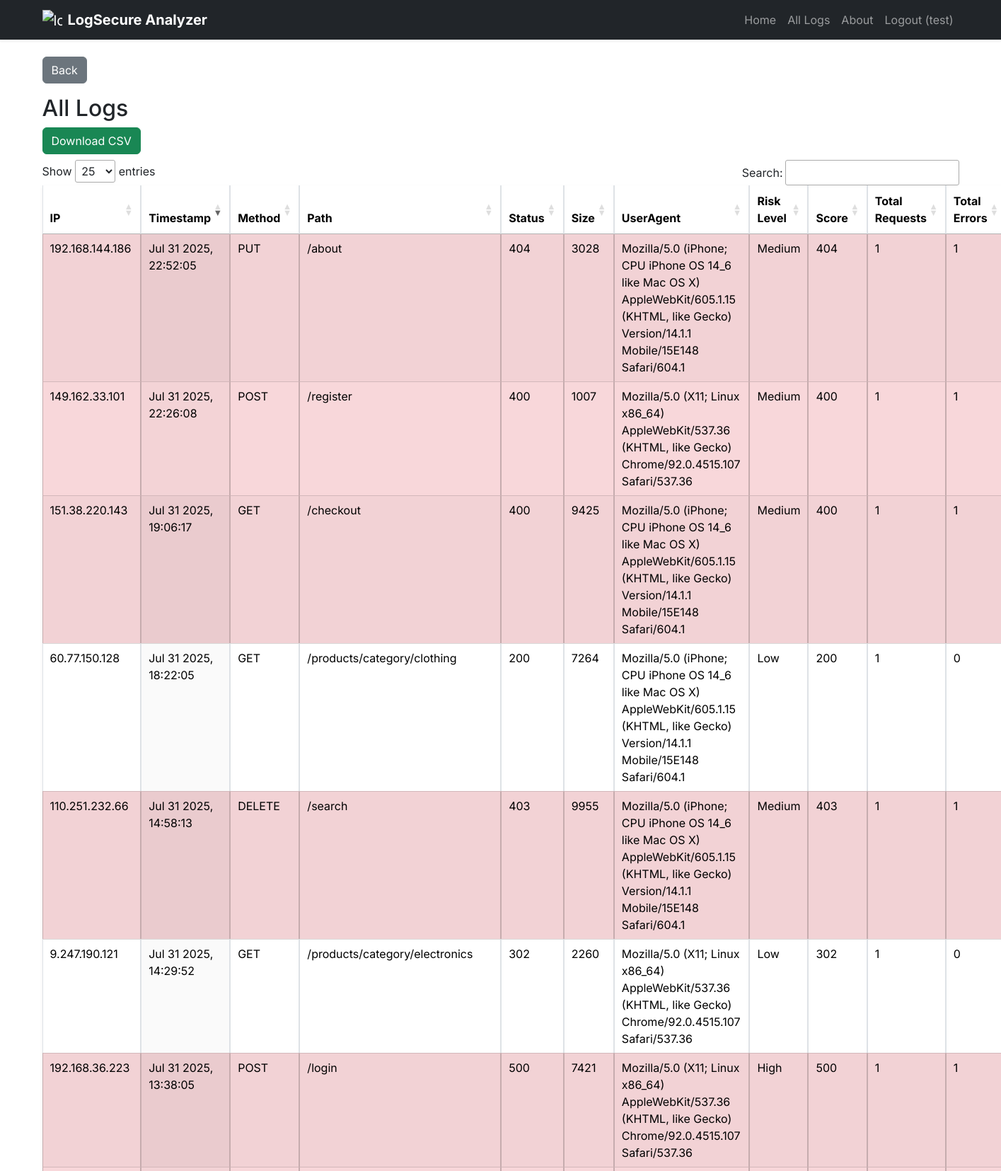
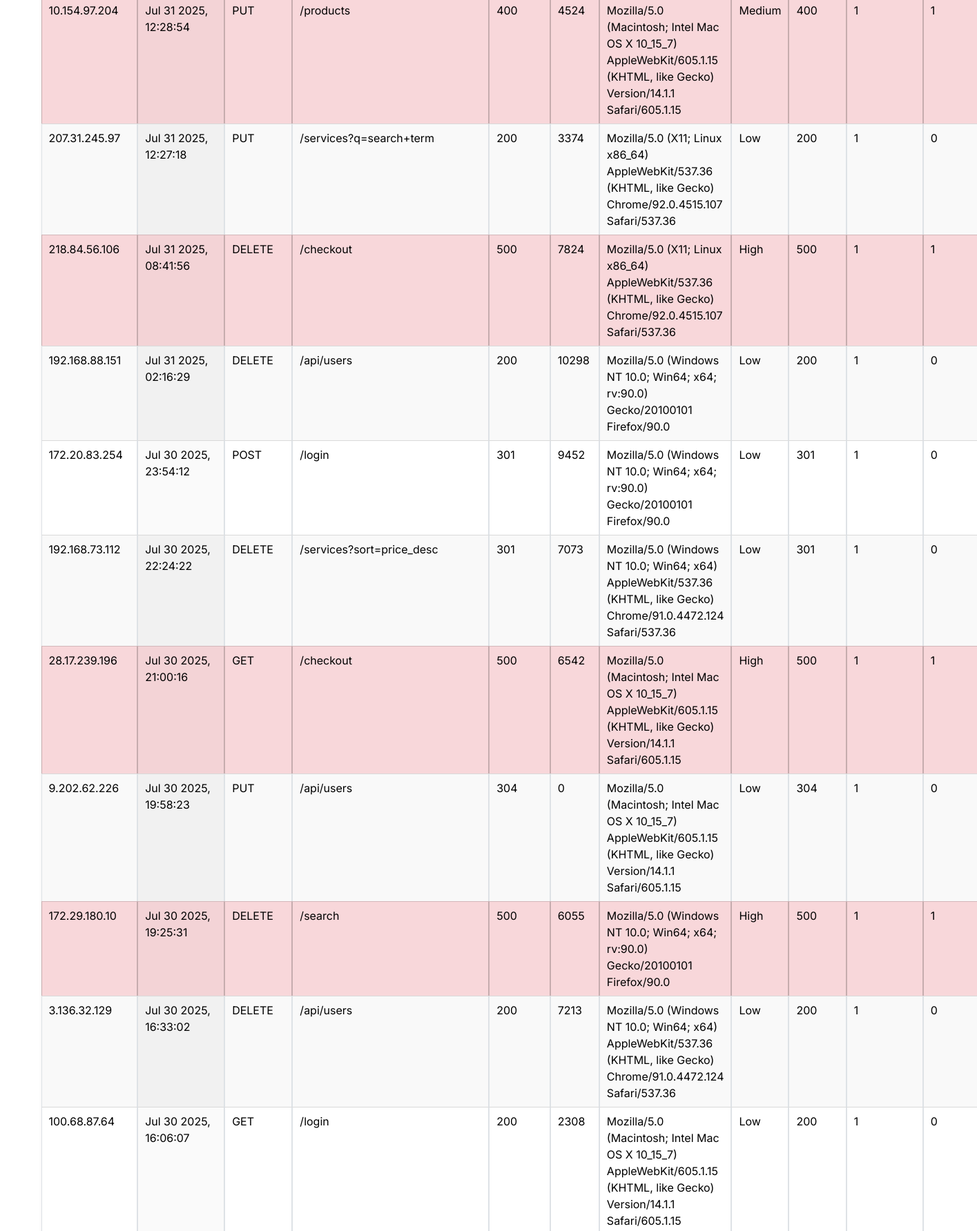
Screenshot of /all_logs (signed in, upper part) with the database file from the repository (2 pictures, top to bottom).
### tables this page shows
CREATE TABLE logs(
        id INTEGER PRIMARY KEY AUTOINCREMENT,
        filename TEXT,
        ip TEXT,
        timestamp TEXT,
        method TEXT,
        path TEXT,
        protocol TEXT,
        status INTEGER,
        size INTEGER,
        referrer TEXT,
        useragent TEXT
    , user_id INTEGER DEFAULT NULL);

### main.py (the view)
@app.route("/all_logs")
@login_required
def all_logs():
    user = current_user()
    search = request.args.get('search', '')
    filters = {k: request.args.get(k, '') for k in ['ip', 'timestamp', 'method', 'path', 'status']}
    conn = get_db()
    query = "SELECT * FROM logs WHERE user_id=?"
    params = [user["id"]]
    for k, v in filters.items():
        if v:
            query += f" AND {k} LIKE ?"
            params.append(f"%{v}%")
    if search:
        query += " AND (ip LIKE ? OR path LIKE ? OR useragent LIKE ?)"
        params.extend([f"%{search}%"] * 3)
    df = pd.read_sql(query, conn, params=params)
    if not df.empty:
        ip_counts = df['ip'].value_counts().to_dict()
        ip_errors = df[df['status'] >= 400]['ip'].value_counts().to_dict()
        def get_risk_status(row):
            if row['status'] >= 500: return "High"
            elif row['status'] >= 400: return "Medium"
            else: return "Low"
        df['Risk_Level'] = df.apply(get_risk_status, axis=1)
        df['Score'] = df['status']
        df['Total_Requests'] = df['ip'].map(ip_counts)
        df['Total_Errors'] = df['ip'].map(ip_errors).fillna(0).astype(int)
    conn.close()
    return render_template("all_logs.html",
                           logs=df.to_dict(orient='records'),
                           filters=filters, search=search, user=user)

### main.py (called while the page is built)
def get_db():
    return sqlite3.connect(DB_FILE)

def login_required(fn):
    @wraps(fn)
    def wrapper(*args, **kwargs):
        if "user_id" not in session:
            flash("Please log in to continue.")
            return redirect(url_for("login"))
        return fn(*args, **kwargs)
    return wrapper

def current_user():
    if "user_id" in session:
        return {"id": session["user_id"], "username": session.get("username")}
    return None

### templates/all_logs.html (shortened to what this page needs)
{% extends "base.html" %}
{% block content %}
<a href="{{ url_for('index') }}" class="btn btn-secondary mb-3">Back</a>
<h2>All Logs</h2>
<a href="{{ url_for('download_csv') }}" class="btn btn-success mb-2">Download CSV</a>
<table id="logsTable" class="display table table-bordered table-striped shadow-sm">
  <thead>
    <tr>
      <th>IP</th><th>Timestamp</th><th>Method</th><th>Path</th><th>Status</th>
      <th>Size</th><th>UserAgent</th><th>Risk Level</th><th>Score</th>
      <th>Total Requests</th><th>Total Errors</th>
    </tr>
  </thead>
  <tbody>
  {% for row in logs %}
    <tr {% if row['status']|int >= 400 %}class="table-danger"{% endif %}>
      <td>{{ row['ip'] }}</td>
      <td>{{ row['timestamp'] }}</td>
      <td>{{ row['method'] }}</td>
      <td>{{ row['path'] }}</td>
      <td>{{ row['status'] }}</td>
      <td>{{ row['size'] }}</td>
      <td>{{ row['useragent'] }}</td>
      <td>{{ row['Risk_Level'] }}</td>
      <td>{{ row['Score'] }}</td>
      <td>{{ row['Total_Requests'] }}</td>
      <td>{{ row['Total_Errors'] }}</td>
    </tr>
  {% endfor %}
  </tbody>
</table>
{% endblock %}

### static/style.css (style rules this page uses)
:root { --hero-bg: #0f172a; }
body { font-family: 'Inter', sans-serif; background:#f6f7fb; }
.bg-body { background:#f6f7fb; }
.table-danger { background:#f8d7da !important; }

### rows the page displays
logs: ip "10.154.97.204", timestamp "Jul 31 2025, 12:28:54", method "PUT", path "/products", status "400", size "4524", useragent "Mozilla/5.0 (Macintosh; Intel Mac OS X 10_15_7) AppleWebKit/605.1.15 (KHTML, like Gecko) Version/14.1.1 Safari/605.1.15", Risk_Level "Medium", Score "400", Total_Requests "1", Total_Errors "1"
logs: ip "192.168.73.112", timestamp "Jul 30 2025, 22:24:22", method "DELETE", path "/services?sort=price_desc", status "301", size "7073", useragent "Mozilla/5.0 (Windows NT 10.0; Win64; x64) AppleWebKit/537.36 (KHTML, like Gecko) Chrome/91.0.4472.124 Safari/537.36", Risk_Level "Low", Score "301", Total_Requests "1", Total_Errors "0"
logs: ip "28.17.239.196", timestamp "Jul 30 2025, 21:00:16", method "GET", path "/checkout", status "500", size "6542", useragent "Mozilla/5.0 (Macintosh; Intel Mac OS X 10_15_7) AppleWebKit/605.1.15 (KHTML, like Gecko) Version/14.1.1 Safari/605.1.15", Risk_Level "High", Score "500", Total_Requests "1", Total_Errors "1"
logs: ip "218.84.56.106", timestamp "Jul 31 2025, 08:41:56", method "DELETE", path "/checkout", status "500", size "7824", useragent "Mozilla/5.0 (X11; Linux x86_64) AppleWebKit/537.36 (KHTML, like Gecko) Chrome/92.0.4515.107 Safari/537.36", Risk_Level "High", Score "500", Total_Requests "1", Total_Errors "1"
logs: ip "172.20.83.254", timestamp "Jul 30 2025, 23:54:12", method "POST", path "/login", status "301", size "9452", useragent "Mozilla/5.0 (Windows NT 10.0; Win64; x64; rv:90.0) Gecko/20100101 Firefox/90.0", Risk_Level "Low", Score "301", Total_Requests "1", Total_Errors "0"
logs: ip "172.29.180.10", timestamp "Jul 30 2025, 19:25:31", method "DELETE", path "/search", status "500", size "6055", useragent "Mozilla/5.0 (Windows NT 10.0; Win64; x64; rv:90.0) Gecko/20100101 Firefox/90.0", Risk_Level "High", Score "500", Total_Requests "1", Total_Errors "1"
logs: ip "192.168.88.151", timestamp "Jul 31 2025, 02:16:29", method "DELETE", path "/api/users", status "200", size "10298", useragent "Mozilla/5.0 (Windows NT 10.0; Win64; x64; rv:90.0) Gecko/20100101 Firefox/90.0", Risk_Level "Low", Score "200", Total_Requests "1", Total_Errors "0"
logs: ip "151.38.220.143", timestamp "Jul 31 2025, 19:06:17", method "GET", path "/checkout", status "400", size "9425", useragent "Mozilla/5.0 (iPhone; CPU iPhone OS 14_6 like Mac OS X) AppleWebKit/605.1.15 (KHTML, like Gecko) Version/14.1.1 Mobile/15E148 Safari/604.1", Risk_Level "Medium", Score "400", Total_Requests "1", Total_Errors "1"
logs: ip "60.77.150.128", timestamp "Jul 31 2025, 18:22:05", method "GET", path "/products/category/clothing", status "200", size "7264", useragent "Mozilla/5.0 (iPhone; CPU iPhone OS 14_6 like Mac OS X) AppleWebKit/605.1.15 (KHTML, like Gecko) Version/14.1.1 Mobile/15E148 Safari/604.1", Risk_Level "Low", Score "200", Total_Requests "1", Total_Errors "0"
logs: ip "110.251.232.66", timestamp "Jul 31 2025, 14:58:13", method "DELETE", path "/search", status "403", size "9955", useragent "Mozilla/5.0 (iPhone; CPU iPhone OS 14_6 like Mac OS X) AppleWebKit/605.1.15 (KHTML, like Gecko) Version/14.1.1 Mobile/15E148 Safari/604.1", Risk_Level "Medium", Score "403", Total_Requests "1", Total_Errors "1"
logs: ip "192.168.36.223", timestamp "Jul 31 2025, 13:38:05", method "POST", path "/login", status "500", size "7421", useragent "Mozilla/5.0 (X11; Linux x86_64) AppleWebKit/537.36 (KHTML, like Gecko) Chrome/92.0.4515.107 Safari/537.36", Risk_Level "High", Score "500", Total_Requests "1", Total_Errors "1"
logs: ip "100.68.87.64", timestamp "Jul 30 2025, 16:06:07", method "GET", path "/login", status "200", size "2308", useragent "Mozilla/5.0 (Macintosh; Intel Mac OS X 10_15_7) AppleWebKit/605.1.15 (KHTML, like Gecko) Version/14.1.1 Safari/605.1.15", Risk_Level "Low", Score "200", Total_Requests "1", Total_Errors "0"
logs: ip "207.31.245.97", timestamp "Jul 31 2025, 12:27:18", method "PUT", path "/services?q=search+term", status "200", size "3374", useragent "Mozilla/5.0 (X11; Linux x86_64) AppleWebKit/537.36 (KHTML, like Gecko) Chrome/92.0.4515.107 Safari/537.36", Risk_Level "Low", Score "200", Total_Requests "1", Total_Errors "0"
logs: ip "9.202.62.226", timestamp "Jul 30 2025, 19:58:23", method "PUT", path "/api/users", status "304", size "0", useragent "Mozilla/5.0 (Macintosh; Intel Mac OS X 10_15_7) AppleWebKit/605.1.15 (KHTML, like Gecko) Version/14.1.1 Safari/605.1.15", Risk_Level "Low", Score "304", Total_Requests "1", Total_Errors "0"
logs: ip "9.247.190.121", timestamp "Jul 31 2025, 14:29:52", method "GET", path "/products/category/electronics", status "302", size "2260", useragent "Mozilla/5.0 (X11; Linux x86_64) AppleWebKit/537.36 (KHTML, like Gecko) Chrome/92.0.4515.107 Safari/537.36", Risk_Level "Low", Score "302", Total_Requests "1", Total_Errors "0"
logs: ip "149.162.33.101", timestamp "Jul 31 2025, 22:26:08", method "POST", path "/register", status "400", size "1007", useragent "Mozilla/5.0 (X11; Linux x86_64) AppleWebKit/537.36 (KHTML, like Gecko) Chrome/92.0.4515.107 Safari/537.36", Risk_Level "Medium", Score "400", Total_Requests "1", Total_Errors "1"
logs: ip "3.136.32.129", timestamp "Jul 30 2025, 16:33:02", method "DELETE", path "/api/users", status "200", size "7213", useragent "Mozilla/5.0 (Windows NT 10.0; Win64; x64) AppleWebKit/537.36 (KHTML, like Gecko) Chrome/91.0.4472.124 Safari/537.36", Risk_Level "Low", Score "200", Total_Requests "1", Total_Errors "0"
logs: ip "192.168.144.186", timestamp "Jul 31 2025, 22:52:05", method "PUT", path "/about", status "404", size "3028", useragent "Mozilla/5.0 (iPhone; CPU iPhone OS 14_6 like Mac OS X) AppleWebKit/605.1.15 (KHTML, like Gecko) Version/14.1.1 Mobile/15E148 Safari/604.1", Risk_Level "Medium", Score "404", Total_Requests "1", Total_Errors "1"

### other values shown
{{ user.username }} "test"
